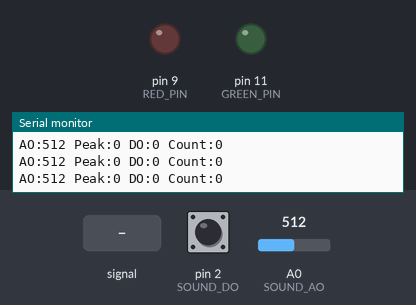
This sketch was run on a simulated Arduino Uno, built with avr-gcc and run on an emulated ATmega328P. On the bench: output pins drawn as LEDs (lit = HIGH), the last lines printed to the serial monitor. Dashed ring = blinking. The test bench sets the inputs (shaded band); at power-on: A0 (SOUND_AO) = 512, pin 2 (SOUND_DO) HIGH.

Above: at 1.2 s.
1.3 s: A0 (SOUND_AO) fed a 2 Hz sine of ±306 counts around its level
At 4.2 s:
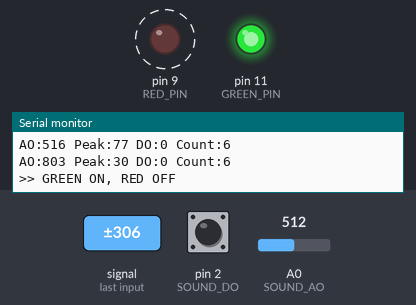
4.3 s: A0 (SOUND_AO) set to 716
At 5.2 s:
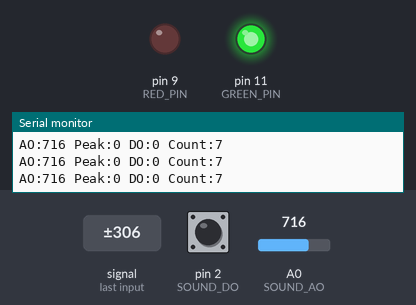
5.8 s: A0 (SOUND_AO) set to 738
At 6.4 s:
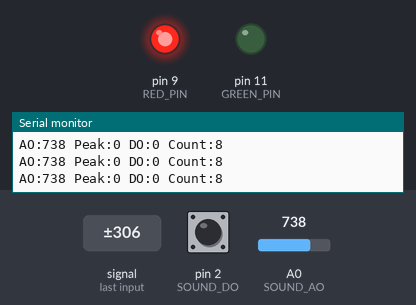
7.3 s: A0 (SOUND_AO) set to 900
At 8.7 s:
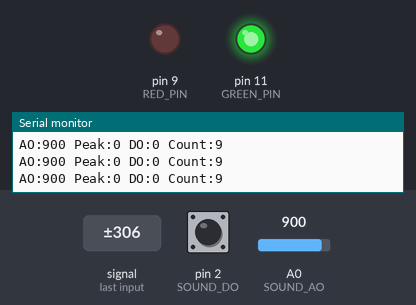
Timing chart, 0 to 9.8 s (numbered marks = the images above; inputs shaded):
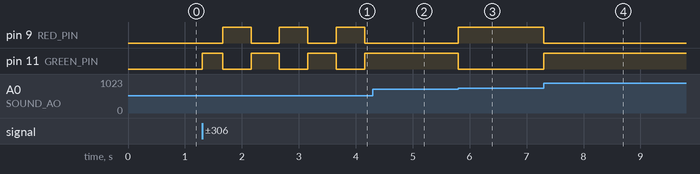

The sketch:

sound_green_red.ino
```cpp
// Arduino Uno - Sound sensor alternates green and red LEDs
// Each sound (clap): GREEN ON / RED OFF -> next sound: RED ON / GREEN OFF -> repeat
//
// Wiring:
//   Sound sensor: AO -> A0, DO -> D2, VCC -> 5V, GND -> GND
//   D11: Green LED, D9: Red LED
//     each pin -> LED long leg (+) / LED short leg (-) -> 220 ohm resistor -> GND

const byte SOUND_AO  = A0;
const byte SOUND_DO  = 2;
const byte GREEN_PIN = 11;
const byte RED_PIN   = 9;

const byte ACTIVE_LEVEL = LOW;          // Change to HIGH if your module is the opposite
const unsigned long COOLDOWN_MS = 250;  // Ignore sounds right after an event (ms)
const int PEAK_THRESHOLD = 10;          // AO loudness to count as a sound (lower = more sensitive)

bool greenTurn = true;                  // Which LED the next sound turns on
bool wasSound = false;                  // Previous sound state (DO or AO peak)
bool loud = false;                      // True when the last 20ms window was loud
unsigned long lastEvent = 0;            // Time of the last sound event
unsigned long eventCount = 0;           // Number of sound events

unsigned long windowAt = 0;             // Start of the current 20ms window
unsigned long lastReport = 0;           // Last Serial print time
int minimumAdc = 1023;
int maximumAdc = 0;
int peakToPeak = 0;                     // Loudness of the last 20ms window

void setup() {
  Serial.begin(9600);
  pinMode(SOUND_DO, INPUT_PULLUP);
  pinMode(GREEN_PIN, OUTPUT);
  pinMode(RED_PIN, OUTPUT);
  digitalWrite(GREEN_PIN, LOW);
  digitalWrite(RED_PIN, LOW);

  lastEvent = millis() - COOLDOWN_MS;
  windowAt = millis();
  Serial.println(F("Sound ready: clap to switch GREEN / RED"));
}

void loop() {
  const unsigned long now = millis();

  // Track min/max of the analog waveform
  const int raw = analogRead(SOUND_AO);
  minimumAdc = min(minimumAdc, raw);
  maximumAdc = max(maximumAdc, raw);

  // Peak-to-peak loudness every 20ms
  if (now - windowAt >= 20) {
    peakToPeak = maximumAdc - minimumAdc;
    loud = peakToPeak >= PEAK_THRESHOLD;
    minimumAdc = 1023;
    maximumAdc = 0;
    windowAt = now;
  }

  // A sound is either the DO comparator or a loud AO window
  const bool active = digitalRead(SOUND_DO) == ACTIVE_LEVEL;
  const bool sound = active || loud;

  // State change detection: react only when a sound starts
  if (sound && !wasSound && now - lastEvent >= COOLDOWN_MS) {
    lastEvent = now;
    eventCount++;

    digitalWrite(GREEN_PIN, greenTurn ? HIGH : LOW);
    digitalWrite(RED_PIN,   greenTurn ? LOW : HIGH);
    Serial.println(greenTurn ? F(">> GREEN ON, RED OFF") : F(">> RED ON, GREEN OFF"));
    greenTurn = !greenTurn;
  }
  wasSound = sound;

  if (now - lastReport >= 100) {
    lastReport = now;
    Serial.print(F("AO:"));     Serial.print(raw);
    Serial.print(F(" Peak:"));  Serial.print(peakToPeak);
    Serial.print(F(" DO:"));    Serial.print(active ? 1 : 0);
    Serial.print(F(" Count:")); Serial.println(eventCount);
  }
}
```

Measured:
- the behaviour switches between 725 and 726 on A0 (SOUND_AO) (found by bisection; images 2 and 3)
- after the input at 1.3 s, pin 9 (RED_PIN): alternates HIGH for 0.50 s and LOW for 0.50 s, starting after 0.36 s; pin 11 (GREEN_PIN): LOW → HIGH at once, then repeats every 1.0 s: LOW 0.50 s, HIGH 0.50 s
- after the input at 4.3 s, pin 9 (RED_PIN): stays LOW (without the input it goes to HIGH after 0.36 s); pin 11 (GREEN_PIN): stays HIGH (without the input it goes to LOW after 0.36 s)
- after the input at 5.8 s, pin 9 (RED_PIN): LOW → HIGH at once; pin 11 (GREEN_PIN): HIGH → LOW at once
- after the input at 7.3 s, pin 9 (RED_PIN): HIGH → LOW at once; pin 11 (GREEN_PIN): LOW → HIGH at once
